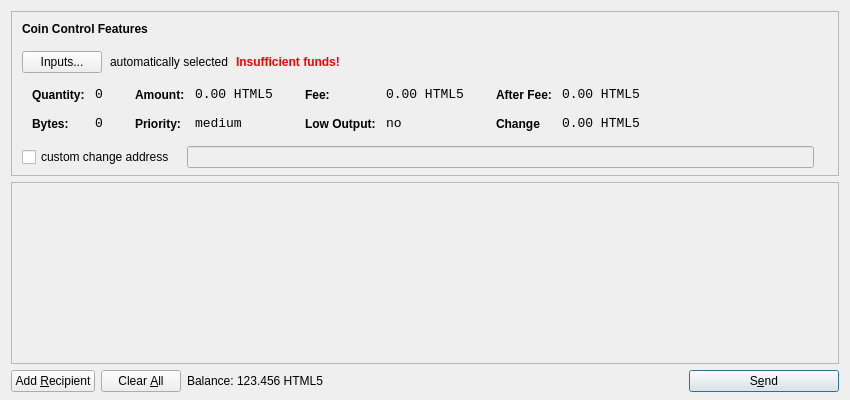
<?xml version="1.0" encoding="UTF-8"?>
<ui version="4.0">
 <class>SendCoinsDialog</class>
 <widget class="QDialog" name="SendCoinsDialog">
  <property name="geometry">
   <rect>
    <x>0</x>
    <y>0</y>
    <width>850</width>
    <height>400</height>
   </rect>
  </property>
  <property name="windowTitle">
   <string>Send Coins</string>
  </property>
  <layout class="QVBoxLayout" name="verticalLayout" stretch="0,1,0">
   <property name="bottomMargin">
    <number>8</number>
   </property>
   <item>
    <widget class="QFrame" name="frameCoinControl">
     <property name="sizePolicy">
      <sizepolicy hsizetype="Expanding" vsizetype="Expanding">
       <horstretch>0</horstretch>
       <verstretch>0</verstretch>
      </sizepolicy>
     </property>
     <property name="maximumSize">
      <size>
       <width>16777215</width>
       <height>16777215</height>
      </size>
     </property>
     <property name="frameShape">
      <enum>QFrame::StyledPanel</enum>
     </property>
     <property name="frameShadow">
      <enum>QFrame::Sunken</enum>
     </property>
     <layout class="QVBoxLayout" name="verticalLayoutCoinControl2">
      <property name="spacing">
       <number>-1</number>
      </property>
      <property name="leftMargin">
       <number>0</number>
      </property>
      <property name="topMargin">
       <number>0</number>
      </property>
      <property name="rightMargin">
       <number>0</number>
      </property>
      <property name="bottomMargin">
       <number>6</number>
      </property>
      <item>
       <layout class="QVBoxLayout" name="verticalLayoutCoinControl" stretch="0,0,0,0,1">
        <property name="spacing">
         <number>0</number>
        </property>
        <property name="leftMargin">
         <number>10</number>
        </property>
        <property name="topMargin">
         <number>10</number>
        </property>
        <item>
         <layout class="QHBoxLayout" name="horizontalLayoutCoinControl1">
          <property name="bottomMargin">
           <number>15</number>
          </property>
          <item>
           <widget class="QLabel" name="labelCoinControlFeatures">
            <property name="sizePolicy">
             <sizepolicy hsizetype="Preferred" vsizetype="Maximum">
              <horstretch>0</horstretch>
              <verstretch>0</verstretch>
             </sizepolicy>
            </property>
            <property name="font">
             <font>
              <weight>75</weight>
              <bold>true</bold>
             </font>
            </property>
            <property name="styleSheet">
             <string notr="true">font-weight:bold;</string>
            </property>
            <property name="text">
             <string>Coin Control Features</string>
            </property>
           </widget>
          </item>
         </layout>
        </item>
        <item>
         <layout class="QHBoxLayout" name="horizontalLayoutCoinControl2" stretch="0,0,0,0">
          <property name="spacing">
           <number>8</number>
          </property>
          <property name="bottomMargin">
           <number>10</number>
          </property>
          <item>
           <widget class="QPushButton" name="pushButtonCoinControl">
            <property name="styleSheet">
             <string notr="true"/>
            </property>
            <property name="text">
             <string>Inputs...</string>
            </property>
           </widget>
          </item>
          <item>
           <widget class="QLabel" name="labelCoinControlAutomaticallySelected">
            <property name="text">
             <string>automatically selected</string>
            </property>
            <property name="margin">
             <number>5</number>
            </property>
           </widget>
          </item>
          <item>
           <widget class="QLabel" name="labelCoinControlInsuffFunds">
            <property name="font">
             <font>
              <weight>75</weight>
              <bold>true</bold>
             </font>
            </property>
            <property name="styleSheet">
             <string notr="true">color:red;font-weight:bold;</string>
            </property>
            <property name="text">
             <string>Insufficient funds!</string>
            </property>
            <property name="margin">
             <number>5</number>
            </property>
           </widget>
          </item>
          <item>
           <spacer name="horizontalSpacerCoinControl">
            <property name="orientation">
             <enum>Qt::Horizontal</enum>
            </property>
            <property name="sizeHint" stdset="0">
             <size>
              <width>40</width>
              <height>1</height>
             </size>
            </property>
           </spacer>
          </item>
         </layout>
        </item>
        <item>
         <widget class="QWidget" name="widgetCoinControl" native="true">
          <property name="sizePolicy">
           <sizepolicy hsizetype="Preferred" vsizetype="Preferred">
            <horstretch>0</horstretch>
            <verstretch>0</verstretch>
           </sizepolicy>
          </property>
          <property name="minimumSize">
           <size>
            <width>0</width>
            <height>0</height>
           </size>
          </property>
          <property name="styleSheet">
           <string notr="true"/>
          </property>
          <layout class="QHBoxLayout" name="horizontalLayoutCoinControl5">
           <property name="margin">
            <number>0</number>
           </property>
           <item>
            <layout class="QHBoxLayout" name="horizontalLayoutCoinControl3" stretch="0,0,0,1">
             <property name="spacing">
              <number>20</number>
             </property>
             <property name="topMargin">
              <number>0</number>
             </property>
             <property name="bottomMargin">
              <number>10</number>
             </property>
             <item>
              <layout class="QFormLayout" name="formLayoutCoinControl1">
               <property name="horizontalSpacing">
                <number>10</number>
               </property>
               <property name="verticalSpacing">
                <number>14</number>
               </property>
               <property name="leftMargin">
                <number>10</number>
               </property>
               <property name="topMargin">
                <number>4</number>
               </property>
               <property name="rightMargin">
                <number>6</number>
               </property>
               <item row="0" column="0">
                <widget class="QLabel" name="labelCoinControlQuantityText">
                 <property name="styleSheet">
                  <string notr="true">font-weight:bold;</string>
                 </property>
                 <property name="text">
                  <string>Quantity:</string>
                 </property>
                 <property name="margin">
                  <number>0</number>
                 </property>
                </widget>
               </item>
               <item row="0" column="1">
                <widget class="QLabel" name="labelCoinControlQuantity">
                 <property name="font">
                  <font>
                   <family>Monospace</family>
                   <pointsize>10</pointsize>
                  </font>
                 </property>
                 <property name="cursor">
                  <cursorShape>IBeamCursor</cursorShape>
                 </property>
                 <property name="contextMenuPolicy">
                  <enum>Qt::ActionsContextMenu</enum>
                 </property>
                 <property name="text">
                  <string>0</string>
                 </property>
                 <property name="margin">
                  <number>0</number>
                 </property>
                 <property name="textInteractionFlags">
                  <set>Qt::LinksAccessibleByMouse|Qt::TextSelectableByKeyboard|Qt::TextSelectableByMouse</set>
                 </property>
                </widget>
               </item>
               <item row="1" column="0">
                <widget class="QLabel" name="labelCoinControlBytesText">
                 <property name="styleSheet">
                  <string notr="true">font-weight:bold;</string>
                 </property>
                 <property name="text">
                  <string>Bytes:</string>
                 </property>
                </widget>
               </item>
               <item row="1" column="1">
                <widget class="QLabel" name="labelCoinControlBytes">
                 <property name="font">
                  <font>
                   <family>Monospace</family>
                   <pointsize>10</pointsize>
                  </font>
                 </property>
                 <property name="cursor">
                  <cursorShape>IBeamCursor</cursorShape>
                 </property>
                 <property name="contextMenuPolicy">
                  <enum>Qt::ActionsContextMenu</enum>
                 </property>
                 <property name="text">
                  <string>0</string>
                 </property>
                 <property name="textInteractionFlags">
                  <set>Qt::LinksAccessibleByMouse|Qt::TextSelectableByKeyboard|Qt::TextSelectableByMouse</set>
                 </property>
                </widget>
               </item>
              </layout>
             </item>
             <item>
              <layout class="QFormLayout" name="formLayoutCoinControl2">
               <property name="horizontalSpacing">
                <number>10</number>
               </property>
               <property name="verticalSpacing">
                <number>14</number>
               </property>
               <property name="leftMargin">
                <number>6</number>
               </property>
               <property name="topMargin">
                <number>4</number>
               </property>
               <property name="rightMargin">
                <number>6</number>
               </property>
               <item row="0" column="0">
                <widget class="QLabel" name="labelCoinControlAmountText">
                 <property name="styleSheet">
                  <string notr="true">font-weight:bold;</string>
                 </property>
                 <property name="text">
                  <string>Amount:</string>
                 </property>
                 <property name="margin">
                  <number>0</number>
                 </property>
                </widget>
               </item>
               <item row="0" column="1">
                <widget class="QLabel" name="labelCoinControlAmount">
                 <property name="font">
                  <font>
                   <family>Monospace</family>
                   <pointsize>10</pointsize>
                  </font>
                 </property>
                 <property name="cursor">
                  <cursorShape>IBeamCursor</cursorShape>
                 </property>
                 <property name="contextMenuPolicy">
                  <enum>Qt::ActionsContextMenu</enum>
                 </property>
                 <property name="text">
                  <string>0.00 HTML5</string>
                 </property>
                 <property name="textInteractionFlags">
                  <set>Qt::LinksAccessibleByMouse|Qt::TextSelectableByKeyboard|Qt::TextSelectableByMouse</set>
                 </property>
                </widget>
               </item>
               <item row="1" column="0">
                <widget class="QLabel" name="labelCoinControlPriorityText">
                 <property name="styleSheet">
                  <string notr="true">font-weight:bold;</string>
                 </property>
                 <property name="text">
                  <string>Priority:</string>
                 </property>
                </widget>
               </item>
               <item row="1" column="1">
                <widget class="QLabel" name="labelCoinControlPriority">
                 <property name="font">
                  <font>
                   <family>Monospace</family>
                   <pointsize>10</pointsize>
                  </font>
                 </property>
                 <property name="cursor">
                  <cursorShape>IBeamCursor</cursorShape>
                 </property>
                 <property name="contextMenuPolicy">
                  <enum>Qt::ActionsContextMenu</enum>
                 </property>
                 <property name="text">
                  <string>medium</string>
                 </property>
                 <property name="textInteractionFlags">
                  <set>Qt::LinksAccessibleByMouse|Qt::TextSelectableByKeyboard|Qt::TextSelectableByMouse</set>
                 </property>
                </widget>
               </item>
              </layout>
             </item>
             <item>
              <layout class="QFormLayout" name="formLayoutCoinControl3">
               <property name="horizontalSpacing">
                <number>10</number>
               </property>
               <property name="verticalSpacing">
                <number>14</number>
               </property>
               <property name="leftMargin">
                <number>6</number>
               </property>
               <property name="topMargin">
                <number>4</number>
               </property>
               <property name="rightMargin">
                <number>6</number>
               </property>
               <item row="0" column="0">
                <widget class="QLabel" name="labelCoinControlFeeText">
                 <property name="styleSheet">
                  <string notr="true">font-weight:bold;</string>
                 </property>
                 <property name="text">
                  <string>Fee:</string>
                 </property>
                 <property name="margin">
                  <number>0</number>
                 </property>
                </widget>
               </item>
               <item row="0" column="1">
                <widget class="QLabel" name="labelCoinControlFee">
                 <property name="font">
                  <font>
                   <family>Monospace</family>
                   <pointsize>10</pointsize>
                  </font>
                 </property>
                 <property name="cursor">
                  <cursorShape>IBeamCursor</cursorShape>
                 </property>
                 <property name="contextMenuPolicy">
                  <enum>Qt::ActionsContextMenu</enum>
                 </property>
                 <property name="text">
                  <string>0.00 HTML5</string>
                 </property>
                 <property name="textInteractionFlags">
                  <set>Qt::LinksAccessibleByMouse|Qt::TextSelectableByKeyboard|Qt::TextSelectableByMouse</set>
                 </property>
                </widget>
               </item>
               <item row="1" column="0">
                <widget class="QLabel" name="labelCoinControlLowOutputText">
                 <property name="styleSheet">
                  <string notr="true">font-weight:bold;</string>
                 </property>
                 <property name="text">
                  <string>Low Output:</string>
                 </property>
                </widget>
               </item>
               <item row="1" column="1">
                <widget class="QLabel" name="labelCoinControlLowOutput">
                 <property name="font">
                  <font>
                   <family>Monospace</family>
                   <pointsize>10</pointsize>
                  </font>
                 </property>
                 <property name="cursor">
                  <cursorShape>IBeamCursor</cursorShape>
                 </property>
                 <property name="contextMenuPolicy">
                  <enum>Qt::ActionsContextMenu</enum>
                 </property>
                 <property name="text">
                  <string>no</string>
                 </property>
                 <property name="textInteractionFlags">
                  <set>Qt::LinksAccessibleByMouse|Qt::TextSelectableByKeyboard|Qt::TextSelectableByMouse</set>
                 </property>
                </widget>
               </item>
              </layout>
             </item>
             <item>
              <layout class="QFormLayout" name="formLayoutCoinControl4">
               <property name="horizontalSpacing">
                <number>10</number>
               </property>
               <property name="verticalSpacing">
                <number>14</number>
               </property>
               <property name="leftMargin">
                <number>6</number>
               </property>
               <property name="topMargin">
                <number>4</number>
               </property>
               <property name="rightMargin">
                <number>6</number>
               </property>
               <item row="0" column="0">
                <widget class="QLabel" name="labelCoinControlAfterFeeText">
                 <property name="styleSheet">
                  <string notr="true">font-weight:bold;</string>
                 </property>
                 <property name="text">
                  <string>After Fee:</string>
                 </property>
                 <property name="margin">
                  <number>0</number>
                 </property>
                </widget>
               </item>
               <item row="0" column="1">
                <widget class="QLabel" name="labelCoinControlAfterFee">
                 <property name="font">
                  <font>
                   <family>Monospace</family>
                   <pointsize>10</pointsize>
                  </font>
                 </property>
                 <property name="cursor">
                  <cursorShape>IBeamCursor</cursorShape>
                 </property>
                 <property name="contextMenuPolicy">
                  <enum>Qt::ActionsContextMenu</enum>
                 </property>
                 <property name="text">
                  <string>0.00 HTML5</string>
                 </property>
                 <property name="textInteractionFlags">
                  <set>Qt::LinksAccessibleByMouse|Qt::TextSelectableByKeyboard|Qt::TextSelectableByMouse</set>
                 </property>
                </widget>
               </item>
               <item row="1" column="0">
                <widget class="QLabel" name="labelCoinControlChangeText">
                 <property name="styleSheet">
                  <string notr="true">font-weight:bold;</string>
                 </property>
                 <property name="text">
                  <string>Change</string>
                 </property>
                </widget>
               </item>
               <item row="1" column="1">
                <widget class="QLabel" name="labelCoinControlChange">
                 <property name="font">
                  <font>
                   <family>Monospace</family>
                   <pointsize>10</pointsize>
                  </font>
                 </property>
                 <property name="cursor">
                  <cursorShape>IBeamCursor</cursorShape>
                 </property>
                 <property name="contextMenuPolicy">
                  <enum>Qt::ActionsContextMenu</enum>
                 </property>
                 <property name="text">
                  <string>0.00 HTML5</string>
                 </property>
                 <property name="textInteractionFlags">
                  <set>Qt::LinksAccessibleByMouse|Qt::TextSelectableByKeyboard|Qt::TextSelectableByMouse</set>
                 </property>
                </widget>
               </item>
              </layout>
             </item>
            </layout>
           </item>
          </layout>
         </widget>
        </item>
        <item>
         <layout class="QHBoxLayout" name="horizontalLayoutCoinControl4" stretch="0,0,0">
          <property name="spacing">
           <number>12</number>
          </property>
          <property name="sizeConstraint">
           <enum>QLayout::SetDefaultConstraint</enum>
          </property>
          <property name="topMargin">
           <number>5</number>
          </property>
          <property name="rightMargin">
           <number>5</number>
          </property>
          <item>
           <widget class="QCheckBox" name="checkBoxCoinControlChange">
            <property name="text">
             <string>custom change address</string>
            </property>
           </widget>
          </item>
          <item>
           <widget class="QLineEdit" name="lineEditCoinControlChange">
            <property name="enabled">
             <bool>false</bool>
            </property>
            <property name="sizePolicy">
             <sizepolicy hsizetype="Expanding" vsizetype="Fixed">
              <horstretch>0</horstretch>
              <verstretch>0</verstretch>
             </sizepolicy>
            </property>
           </widget>
          </item>
          <item>
           <widget class="QLabel" name="labelCoinControlChangeLabel">
            <property name="sizePolicy">
             <sizepolicy hsizetype="Preferred" vsizetype="Expanding">
              <horstretch>0</horstretch>
              <verstretch>0</verstretch>
             </sizepolicy>
            </property>
            <property name="minimumSize">
             <size>
              <width>0</width>
              <height>0</height>
             </size>
            </property>
            <property name="text">
             <string/>
            </property>
            <property name="margin">
             <number>3</number>
            </property>
           </widget>
          </item>
         </layout>
        </item>
        <item>
         <spacer name="verticalSpacerCoinControl">
          <property name="orientation">
           <enum>Qt::Vertical</enum>
          </property>
          <property name="sizeHint" stdset="0">
           <size>
            <width>800</width>
            <height>1</height>
           </size>
          </property>
         </spacer>
        </item>
       </layout>
      </item>
     </layout>
    </widget>
   </item>
   <item>
    <widget class="QScrollArea" name="scrollArea">
     <property name="widgetResizable">
      <bool>true</bool>
     </property>
     <widget class="QWidget" name="scrollAreaWidgetContents">
      <property name="geometry">
       <rect>
        <x>0</x>
        <y>0</y>
        <width>830</width>
        <height>165</height>
       </rect>
      </property>
      <layout class="QVBoxLayout" name="verticalLayout_2">
       <property name="margin">
        <number>0</number>
       </property>
       <item>
        <layout class="QVBoxLayout" name="entries">
         <property name="spacing">
          <number>6</number>
         </property>
        </layout>
       </item>
       <item>
        <spacer name="verticalSpacer">
         <property name="orientation">
          <enum>Qt::Vertical</enum>
         </property>
         <property name="sizeHint" stdset="0">
          <size>
           <width>20</width>
           <height>40</height>
          </size>
         </property>
        </spacer>
       </item>
      </layout>
     </widget>
    </widget>
   </item>
   <item>
    <layout class="QHBoxLayout" name="horizontalLayout">
     <item>
      <widget class="QPushButton" name="addButton">
       <property name="toolTip">
        <string>Send to multiple recipients at once</string>
       </property>
       <property name="text">
        <string>Add &amp;Recipient</string>
       </property>
       <property name="icon">
        <iconset resource="../bitcoin.qrc">
         <normaloff>:/icons/add</normaloff>:/icons/add</iconset>
       </property>
       <property name="autoDefault">
        <bool>false</bool>
       </property>
      </widget>
     </item>
     <item>
      <widget class="QPushButton" name="clearButton">
       <property name="sizePolicy">
        <sizepolicy hsizetype="Minimum" vsizetype="Fixed">
         <horstretch>0</horstretch>
         <verstretch>0</verstretch>
        </sizepolicy>
       </property>
       <property name="toolTip">
        <string>Remove all transaction fields</string>
       </property>
       <property name="text">
        <string>Clear &amp;All</string>
       </property>
       <property name="icon">
        <iconset resource="../bitcoin.qrc">
         <normaloff>:/icons/remove</normaloff>:/icons/remove</iconset>
       </property>
       <property name="autoRepeatDelay">
        <number>300</number>
       </property>
       <property name="autoDefault">
        <bool>false</bool>
       </property>
      </widget>
     </item>
     <item>
      <layout class="QHBoxLayout" name="horizontalLayout_2">
       <property name="spacing">
        <number>3</number>
       </property>
       <item>
        <widget class="QLabel" name="label">
         <property name="sizePolicy">
          <sizepolicy hsizetype="Preferred" vsizetype="Fixed">
           <horstretch>0</horstretch>
           <verstretch>0</verstretch>
          </sizepolicy>
         </property>
         <property name="text">
          <string>Balance:</string>
         </property>
        </widget>
       </item>
       <item>
        <widget class="QLabel" name="labelBalance">
         <property name="sizePolicy">
          <sizepolicy hsizetype="Preferred" vsizetype="Fixed">
           <horstretch>0</horstretch>
           <verstretch>0</verstretch>
          </sizepolicy>
         </property>
         <property name="cursor">
          <cursorShape>IBeamCursor</cursorShape>
         </property>
         <property name="text">
          <string>123.456 HTML5</string>
         </property>
         <property name="textInteractionFlags">
          <set>Qt::LinksAccessibleByMouse|Qt::TextSelectableByKeyboard|Qt::TextSelectableByMouse</set>
         </property>
        </widget>
       </item>
      </layout>
     </item>
     <item>
      <spacer name="horizontalSpacer">
       <property name="orientation">
        <enum>Qt::Horizontal</enum>
       </property>
       <property name="sizeHint" stdset="0">
        <size>
         <width>40</width>
         <height>20</height>
        </size>
       </property>
      </spacer>
     </item>
     <item>
      <widget class="QPushButton" name="sendButton">
       <property name="minimumSize">
        <size>
         <width>150</width>
         <height>0</height>
        </size>
       </property>
       <property name="toolTip">
        <string>Confirm the send action</string>
       </property>
       <property name="text">
        <string>S&amp;end</string>
       </property>
       <property name="icon">
        <iconset resource="../bitcoin.qrc">
         <normaloff>:/icons/send</normaloff>:/icons/send</iconset>
       </property>
       <property name="default">
        <bool>true</bool>
       </property>
      </widget>
     </item>
    </layout>
   </item>
  </layout>
 </widget>
 <resources>
  <include location="../bitcoin.qrc"/>
 </resources>
 <connections/>
</ui>
